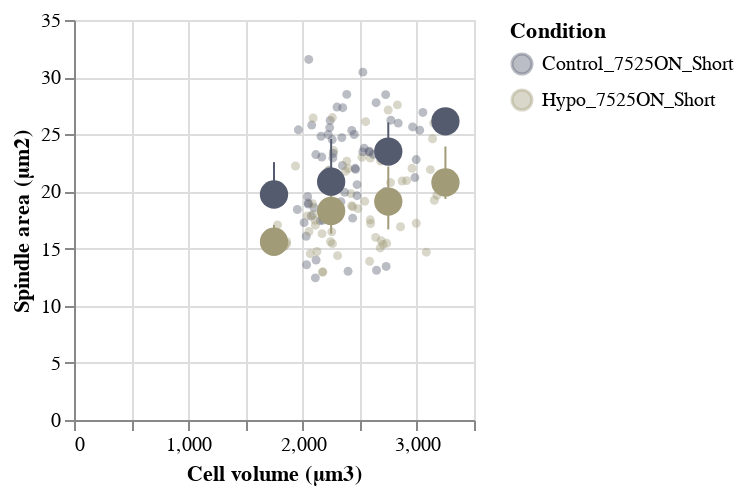

The notebook cell this image was saved under:
### Code cell
SCATTERBIN_SA_CV = Scatterbin(
    dataframe = df, 
    x = "Volume", 
    y = "Area", 
    color = "Condition", 
    x_title = "Cell volume (µm3)", 
    y_title = "Spindle area (µm2)",
    binextent = [0, 4000], 
    binstep = 500,
    x_min = 0,
    x_max = 3500,
    y_min = 0,
    y_max = 35
)
SCATTERBIN_SA_CV

### Figure 1 — Vega-Lite specification as saved in the notebook (floating-point values rounded to 4 significant figures; data arrays with more than 128 entries replaced by an {"elided": "..."} marker saying what was removed)
{"config": {"view": {"continuousWidth": 400, "continuousHeight": 300}}, "layer": [{"mark": {"type": "circle", "opacity": 0.4, "size": 20}, "encoding": {"color": {"type": "nominal", "field": "Condition", "scale": {"scheme": "cividis"}}, "x": {"type": "quantitative", "field": "Volume", "scale": {"domain": [0, 3500]}, "title": "Cell volume (µm3)"}, "y": {"type": "quantitative", "field": "Area", "scale": {"domain": [0, 35]}, "title": "Spindle area (µm2)"}}, "height": 200, "width": 200}, {"mark": {"type": "errorbar", "extent": "iqr"}, "encoding": {"color": {"type": "nominal", "field": "Condition", "scale": {"scheme": "cividis"}}, "x": {"type": "quantitative", "bin": {"extent": [0, 4000], "step": 500}, "field": "Volume", "title": "Cell volume (µm3)"}, "y": {"type": "quantitative", "aggregate": "median", "bin": false, "field": "Area", "title": "Spindle area (µm2)"}}}, {"mark": {"type": "circle", "opacity": 1, "size": 200}, "encoding": {"color": {"type": "nominal", "field": "Condition", "scale": {"scheme": "cividis"}}, "x": {"type": "quantitative", "bin": {"extent": [0, 4000], "step": 500}, "field": "Volume", "title": "Cell volume (µm3)"}, "y": {"type": "quantitative", "aggregate": "median", "bin": false, "field": "Area", "title": "Spindle area (µm2)"}}, "height": 200, "width": 200}], "data": {"name": "data-62550d3ee3bffa22cafcd943bcc5dc00"}, "$schema": "https://vega.github.io/schema/vega-lite/v4.8.1.json", "datasets": {"data-62550d3ee3bffa22cafcd943bcc5dc00": {"elided": "206 records"}}}
